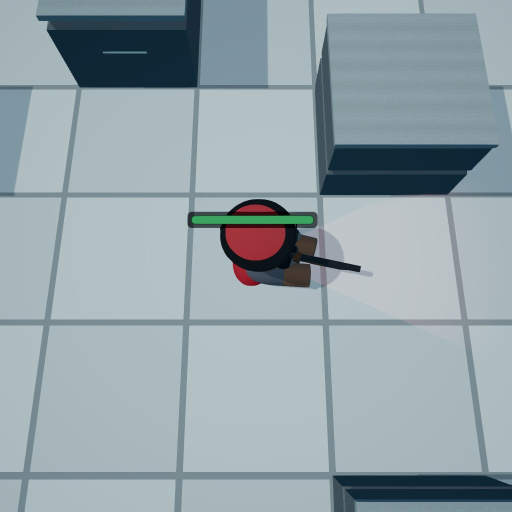
#> input picture Captures/AbilityJuice/shots/r2/hitreact/f0023.jpg, 1024 x 1024 px, given in place of f0008.jpg, which was not available (shown at 1/2 size)
$ python _c3_hr_wide.py
#> lines starting #> are read from the running program, lines starting #| are printed output that depends on the picture; pictures that were not available may be replaced by others from this repository, and a replacement may not be noted
import numpy as np
from PIL import Image, ImageDraw

P2 = 'Captures/AbilityJuice/shots/r2/hitreact/f%04d.jpg'
box = (200, 330, 900, 700)   # 700 x 370
W, H = box[2]-box[0], box[3]-box[1]
S = 1.4
frames = [8, 12, 13, 14, 15, 16, 18, 26]
img = Image.new('RGB', (int(W*S), int(H*S)*len(frames)+6*(len(frames)-1)), (10, 11, 15))
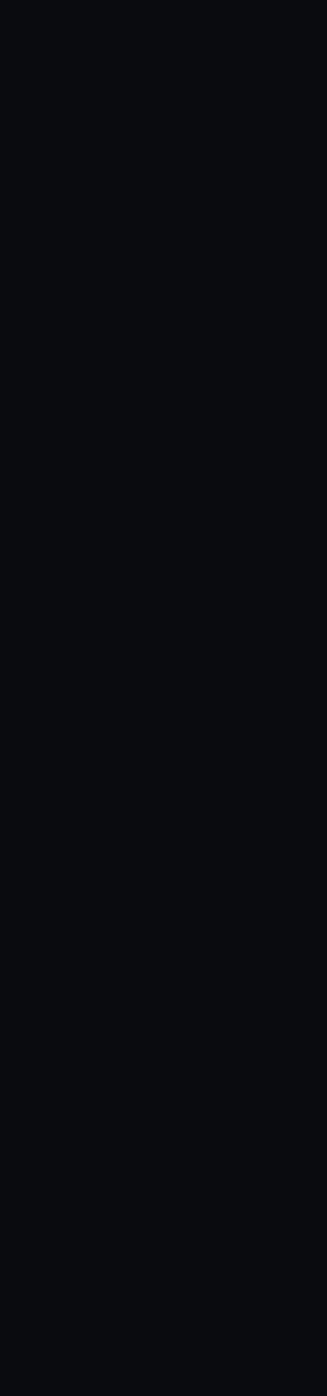
#> img: PIL image 979x4186 RGB (shown at 1/3 size); mean R, G, B 10, 11, 15
d = ImageDraw.Draw(img)
for i, f in enumerate(frames):
    t = Image.open(P2 % f).convert('RGB').crop(box).resize((int(W*S), int(H*S)), Image.LANCZOS)
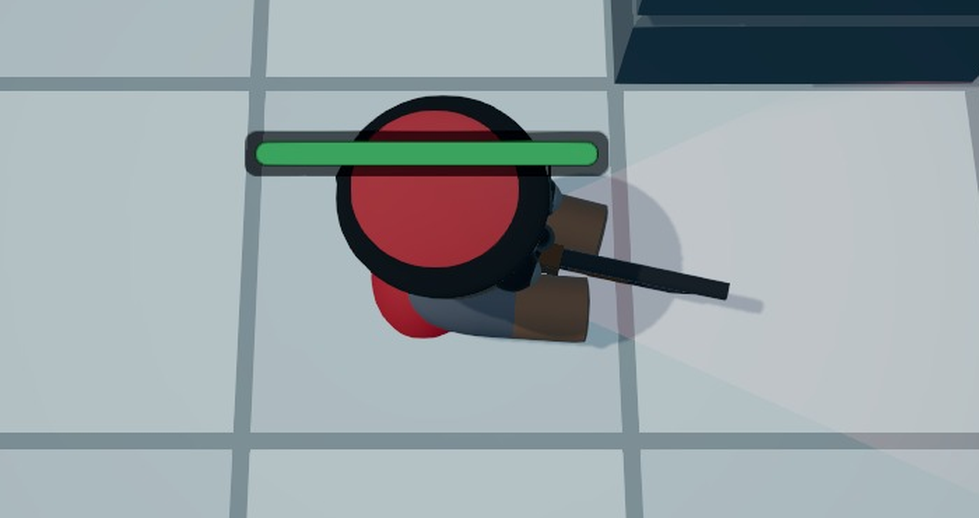
#> t: PIL image 979x518 RGB; mean R, G, B 151.9, 161.9, 165.8
    dd = ImageDraw.Draw(t)
    for x in range(box[0], box[2], 100):
        px = (x-box[0])*S
        dd.line([(px, 0), (px, 12)], fill=(255, 60, 60), width=2)
        dd.text((px+3, 2), str(x), fill=(255, 60, 60))
    img.paste(t, (0, i*(int(H*S)+6)))
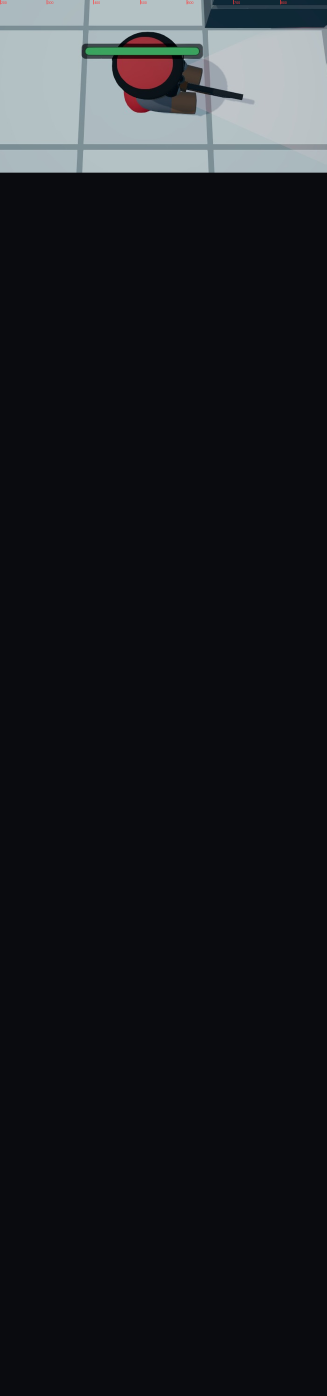
#> img: PIL image 979x4186 RGB (shown at 1/3 size); mean R, G, B 27.6, 29.7, 33.6
#> (the run stopped early here; a loop or call above may not have finished)
